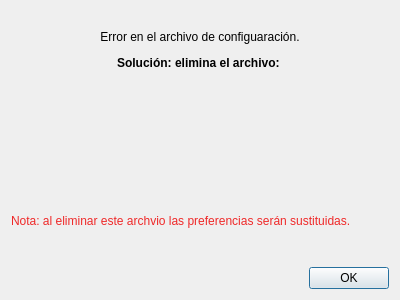
<?xml version="1.0" encoding="UTF-8"?>
<ui version="4.0">
 <class>Dialog</class>
 <widget class="QDialog" name="Dialog">
  <property name="geometry">
   <rect>
    <x>0</x>
    <y>0</y>
    <width>400</width>
    <height>300</height>
   </rect>
  </property>
  <property name="windowTitle">
   <string>Error</string>
  </property>
  <layout class="QVBoxLayout" name="verticalLayout">
   <item>
    <widget class="QLabel" name="label">
     <property name="text">
      <string>&lt;html&gt;&lt;head/&gt;&lt;body&gt;&lt;p align=&quot;center&quot;&gt;Error en el archivo de configuaración.&lt;/p&gt;&lt;p align=&quot;center&quot;&gt;&lt;span style=&quot; font-weight:600;&quot;&gt;Solución: elimina el archivo: &lt;/span&gt;&lt;/p&gt;&lt;/body&gt;&lt;/html&gt;</string>
     </property>
    </widget>
   </item>
   <item>
    <widget class="QLabel" name="label_2">
     <property name="text">
      <string/>
     </property>
     <property name="alignment">
      <set>Qt::AlignHCenter|Qt::AlignTop</set>
     </property>
    </widget>
   </item>
   <item>
    <widget class="QLabel" name="label_3">
     <property name="text">
      <string>&lt;html&gt;&lt;head/&gt;&lt;body&gt;&lt;p&gt;&lt;span style=&quot; color:#ef2929;&quot;&gt;Nota: al eliminar este archvio las preferencias serán sustituidas.&lt;/span&gt;&lt;/p&gt;&lt;/body&gt;&lt;/html&gt;</string>
     </property>
    </widget>
   </item>
   <item>
    <widget class="QDialogButtonBox" name="buttonBox">
     <property name="orientation">
      <enum>Qt::Horizontal</enum>
     </property>
     <property name="standardButtons">
      <set>QDialogButtonBox::Ok</set>
     </property>
    </widget>
   </item>
  </layout>
 </widget>
 <resources/>
 <connections>
  <connection>
   <sender>buttonBox</sender>
   <signal>accepted()</signal>
   <receiver>Dialog</receiver>
   <slot>accept()</slot>
   <hints>
    <hint type="sourcelabel">
     <x>248</x>
     <y>254</y>
    </hint>
    <hint type="destinationlabel">
     <x>157</x>
     <y>274</y>
    </hint>
   </hints>
  </connection>
  <connection>
   <sender>buttonBox</sender>
   <signal>rejected()</signal>
   <receiver>Dialog</receiver>
   <slot>reject()</slot>
   <hints>
    <hint type="sourcelabel">
     <x>316</x>
     <y>260</y>
    </hint>
    <hint type="destinationlabel">
     <x>286</x>
     <y>274</y>
    </hint>
   </hints>
  </connection>
 </connections>
</ui>
